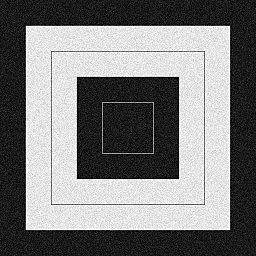
#> input picture img/gaussian_noise.jpg, 256 x 256 px, given in place of fish.jpg, which was not available
$ jupyter execute --allow-errors '201103 11주차, 12주차 - 기하학적 변환.ipynb'   (text cells are left out)
#> lines starting #> are read from the running program, lines starting #| are printed output that depends on the picture; after the words box and inside, x2 and y2 are one past the last pixel; in counts of white or black regions, pixels touching at a corner belong together; pictures that were not available may be replaced by others from this repository, and a replacement may not be noted
[cell 1]
import cv2
import numpy as np

img = cv2.imread('img/fish.jpg')
#> img is the input picture: shape (256, 256, 3); min 0, max 255, mean 122.3
rows, cols = img.shape[:2]
#> rows = 256; cols = 256

dx, dy = 100, 50

mtrx = np.float32([[1,0,dx], [0,1,dy]])

dst = cv2.warpAffine(img, mtrx, (cols+dx, rows+dy))

dst2 = cv2.warpAffine(img, mtrx, (cols+dx, rows+dy), None, \
                     cv2.INTER_LINEAR, cv2.BORDER_CONSTANT, (255,0,0))

dst3 = cv2.warpAffine(img, mtrx, (cols+dx, rows+dy), None, \
                     cv2.INTER_LINEAR, cv2.BORDER_REFLECT)

cv2.imshow('original', img)
cv2.imshow('trans', dst)
cv2.imshow('BORDER_CONSTANT', dst2)
cv2.imshow('BORDER_REFELECT', dst3)

cv2.waitKey(0)
cv2.destroyAllWindows()

[cell 2]
import cv2
import numpy as np

img = cv2.imread('img/fish.jpg')
height, width = img.shape[:2]
#> height = 256; width = 256

# 0.5배 축소
m_small = np.float32([[0.5,0,0],
                      [0,0.5,0]])

# 2배 확대
m_big = np.float32([[2,0,0],
                    [0,2,0]])

dst1 = cv2.warpAffine(img, m_small, (int(height*0.5), int(width*0.5)))
dst2 = cv2.warpAffine(img, m_big, (int(height*2), int(width*2)))
#> dst2: shape (512, 512, 3)

dst3 = cv2.warpAffine(img, m_small, (int(height*0.5), int(width*0.5)), None, cv2.INTER_AREA)
dst4 = cv2.warpAffine(img, m_big, (int(height*2), int(width*2)), None, cv2.INTER_CUBIC)

cv2.imshow('original', img)
cv2.imshow('small', dst1)
cv2.imshow('big', dst2)
cv2.imshow('INTER_AREA', dst3)
cv2.imshow('INTER_CUBIC', dst4)

cv2.waitKey(0)
cv2.destroyAllWindows()

[cell 3]
# cv2.resize 함수를 이용한 방법
import cv2
import numpy as np

img = cv2.imread('img/fish.jpg')
height, width = img.shape[:2]

# 크기 지정으로 축소 // 축소이므로 AREA
dst1 = cv2.resize(img, (int(height*0.5), int(width*0.5)), interpolation=cv2.INTER_AREA)

# 배율 지정으로 확대 // 확대이므로 CUBIC
dst2 = cv2.resize(img, None, None, 2, 2, interpolation=cv2.INTER_CUBIC)

cv2.imshow('original', img)
cv2.imshow('small', dst1)
cv2.imshow('big', dst2)

cv2.waitKey(0)
cv2.destroyAllWindows()

[cell 4]
import cv2
import numpy as np

img = cv2.imread('img/fish.jpg')
rows, cols = img.shape[:2]

d45 = 45.0 * np.pi / 180
d90 = 90.0 * np.pi / 180

# 회전한 결과를 이동하고 활용하기 위해 0 0 이 아닌 rows cols 를 활용
m45 = np.float32( [[np.cos(d45), -1*np.sin(d45), rows//2],
                    [np.sin(d45), np.cos(d45), -1*cols//4]])
m90 = np.float32( [[np.cos(d90), -1*np.sin(d90), rows],
                    [np.sin(d90), np.cos(d90), 0]])
#> m90 = [[6.12e-17, -1, 256], [1, 6.12e-17, 0]]

r45 = cv2.warpAffine(img, m45, (cols, rows))
r90 = cv2.warpAffine(img, m90, (rows, cols))

cv2.imshow('original', img)
cv2.imshow('45', r45)
cv2.imshow('90', r90)

cv2.waitKey(0)
cv2.destroyAllWindows()

[cell 5]
# cv2.getRotationMatrix2D() 함수로 돌리기!
import cv2
import numpy as np

img = cv2.imread('img/fish.jpg')
rows, cols = img.shape[:2]

m45 = cv2.getRotationMatrix2D((cols/2, rows/2), 45, 0.5)
m90 = cv2.getRotationMatrix2D((cols/2, rows/2), 90, 1.5)

img45 = cv2.warpAffine(img, m45, (cols, rows))
img90 = cv2.warpAffine(img, m90, (rows, cols))

cv2.imshow('original', img)
cv2.imshow('45', img45)
cv2.imshow('90', img90)

cv2.waitKey(0)
cv2.destroyAllWindows()

[cell 6]
import cv2
import numpy as np
#from matplotlib import pyplot as plt

file_name = 'img/fish.jpg'
img = cv2.imread(file_name)
rows, cols = img.shape[:2]

# ---① 변환 전, 후 각 3개의 좌표 생성
pts1 = np.float32([[100, 50], [200, 50], [100, 200]])
pts2 = np.float32([[80, 70], [210, 60], [250, 120]])

# ---② 변환 전 좌표를 이미지에 표시
cv2.circle(img, (100,50), 5, (255,0), -1)
#> img: shape (256, 256, 3); 0.12% of pixels changed, all inside (x1, y1, x2, y2) = (95, 45, 106, 56)
cv2.circle(img, (200,50), 5, (0,255,0), -1)
#> img: shape (256, 256, 3); mean B, G, R 122, 122, 121.7
cv2.circle(img, (100,200), 5, (0,0,255), -1)
#> img: shape (256, 256, 3); mean B, G, R 121.8, 121.8, 121.8

#---③ 짝지은 3개의 좌표로 변환 행렬 계산
# 기존 점에서 바뀐 점으로 변환 하는 매트릭스 구하는 함수
mtrx = cv2.getAffineTransform(pts1, pts2)
print(mtrx.shape)
print(mtrx)
#---④ 어핀 변환 적용
dst = cv2.warpAffine(img, mtrx, (int(cols*2), rows))
#> dst: shape (256, 512, 3)

#---⑤ 결과 출력
cv2.imshow('origin',img)
cv2.imshow('affin', dst)
cv2.waitKey(0)
cv2.destroyAllWindows()

[cell 7]
import cv2
import numpy as np

file_name = "img/fish.jpg"
img = cv2.imread(file_name)
rows, cols = img.shape[:2]

#---① 원근 변환 전 후 4개 좌표
pts1 = np.float32([[0,0], [0,rows], [cols, 0], [cols,rows]])
#> pts1 = [[0, 0], [0, 256], [256, 0], [256, 256]]
pts2 = np.float32([[100,50], [10,rows-50], [cols-100, 50], [cols-10,rows-50]])

#---② 변환 전 좌표를 원본 이미지에 표시
cv2.circle(img, (0,0), 10, (255,0,0), -1)
#> img: shape (256, 256, 3); 0.14% of pixels changed, all inside (x1, y1, x2, y2) = (0, 0, 11, 11)
cv2.circle(img, (0,rows), 10, (0,255,0), -1)
#> img: shape (256, 256, 3); mean B, G, R 122.5, 122.5, 122.2
cv2.circle(img, (cols,0), 10, (0,0,255), -1)
#> img: shape (256, 256, 3); mean B, G, R 122.5, 122.5, 122.5
cv2.circle(img, (cols,rows), 10, (0,255,255), -1)
#> img: shape (256, 256, 3); mean B, G, R 122.5, 122.7, 122.7

#---③ 원근 변환 행렬 계산
mtrx = cv2.getPerspectiveTransform(pts1, pts2)
#---④ 원근 변환 적용
dst = cv2.warpPerspective(img, mtrx, (cols, rows))
#> dst: shape (256, 256, 3)

cv2.imshow("origin", img)
cv2.imshow('perspective', dst)
cv2.waitKey(0)
cv2.destroyAllWindows()

[cell 8]
import cv2
import numpy as np

win_name = "scanning"
img = cv2.imread("img/paper.jpg")
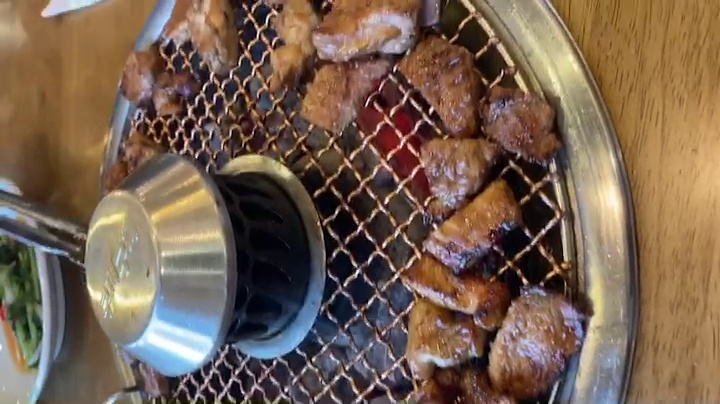
#> input picture img/photo.jpg, 720 x 404 px, given in place of paper.jpg, which was not available
#> img is the input picture: shape (404, 720, 3); mean B, G, R 80.5, 97.2, 118.9
rows, cols = img.shape[:2]
draw = img.copy()
pts_cnt = 0
pts = np.zeros((4,2), dtype=np.float32)

# [38 lines left out: function onMouse, not called in this run]
cv2.imshow(win_name, img)
cv2.setMouseCallback(win_name, onMouse)    # 마우스 콜백 함수를 GUI 윈도우에 등록 ---④
cv2.waitKey(0)
cv2.destroyAllWindows()

[cell 9]
import cv2
import numpy as np

img = cv2.imread("img/taekwonv1.jpg")
img2 = img.copy()
draw = img.copy()

# 변환 전,후 삼각형 좌표 ---①
pts1 = np.float32([[188,14], [85,202], [294,216]])
pts2 = np.float32([[128,40], [85,307], [306,167]])

# 각 삼각형을 완전히 감싸는 사각형 좌표 구하기 ---②
x1,y1,w1,h1 = cv2.boundingRect(pts1) # 좌상 좌표, w, h 로 계산!
x2,y2,w2,h2 = cv2.boundingRect(pts2) # 뭘 반환해??

# 사각형을 이용한 관심영역 설정 ---③
roi1 = img[y1:y1+h1, x1:x1+w1]
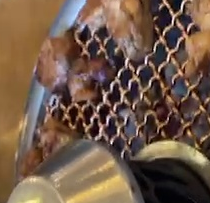
#> roi1: shape (203, 210, 3); mean B, G, R 73.1, 90, 113.9
roi2 = img2[y2:y2+h2, x2:x2+w2]

# 관심영역을 기준으로 좌표 계산 ---④
offset1 = np.zeros((3,2), dtype=np.float32)
offset2 = np.zeros((3,2), dtype=np.float32)
for i in range(3):
    offset1[i][0], offset1[i][1] = pts1[i][0]-x1, pts1[i][1]-y1
    offset2[i][0], offset2[i][1] = pts2[i][0]-x2, pts2[i][1]-y2

# 관심 영역을 주어진 삼각형 좌표로 어핀 변환 ---⑤
mtrx = cv2.getAffineTransform(offset1, offset2)
warped = cv2.warpAffine( roi1, mtrx, (w2, h2), None, \
                        cv2.INTER_LINEAR, cv2.BORDER_REFLECT_101)

# 어핀 변환 후 삼각형만 골라 내기 위한 마스크 생성 ---⑥
mask = np.zeros((h2, w2), dtype = np.uint8)
cv2.fillConvexPoly(mask, np.int32(offset2), (255))
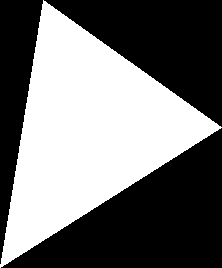
#> mask: shape (268, 222); 45.1% white; 1 white region, box (x1, y1, x2, y2) and area: (0, 0, 222, 268) 26828

# 삼각형 영역만 마스킹해서 합성 ---⑦
warped_masked = cv2.bitwise_and(warped, warped, mask=mask)
roi2_masked = cv2.bitwise_and(roi2, roi2, mask=cv2.bitwise_not(mask))
roi2_masked = roi2_masked + warped_masked
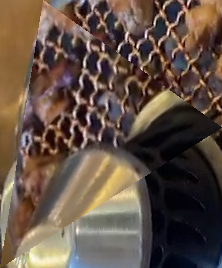
#> roi2_masked: shape (268, 222, 3); mean B, G, R 69.5, 81.1, 98.3
img2[y2:y2+h2, x2:x2+w2] = roi2_masked
#> img2: shape (404, 720, 3); 9.22% of pixels changed, all inside (x1, y1, x2, y2) = (85, 40, 307, 308)

# 관심 영역과 삼각형에 선 그려서 출력 ---⑧
cv2.rectangle(draw, (x1, y1), (x1+w1, y1+h1), (0,255,0), 1)
cv2.polylines(draw, [pts1.astype(np.int32)], True, (255,0,0), 1)
cv2.rectangle(img2, (x2, y2), (x2+w2, y2+h2), (0,255,0), 1)
#> img2: shape (404, 720, 3); mean B, G, R 78.5, 95.5, 116.3
cv2.imshow('origin', draw)
cv2.imshow('warped triangle', img2)
cv2.waitKey(0)
cv2.destroyAllWindows()

[cell 10]
import cv2
import numpy as np
import time

img = cv2.imread('img/girl.jpg')
#> (the rest of this cell did not finish here and is left out)

[cell 11]
import cv2
import numpy as np

l = 20      # 파장(wave length)
amp = 15    # 진폭(amplitude)

img = cv2.imread('img/taekwonv1.jpg')
rows, cols = img.shape[:2]

# 초기 매핑 배열 생성 ---①
mapy, mapx = np.indices((rows, cols),dtype=np.float32)

# sin, cos 함수를 적용한 변형 매핑 연산 ---②
sinx = mapx + amp * np.sin(mapy/l)
cosy = mapy + amp * np.cos(mapx/l)

# 영상 매핑 ---③

img_sinx=cv2.remap(img, sinx, mapy, cv2.INTER_LINEAR) # x축만 sin 곡선 적용
img_cosy=cv2.remap(img, mapx, cosy, cv2.INTER_LINEAR) # y축만 cos 곡선 적용
# x,y 축 모두 sin, cos 곡선 적용 및 외곽 영역 보정
img_both=cv2.remap(img, sinx, cosy, cv2.INTER_LINEAR, \
                    None, cv2.BORDER_REPLICATE)
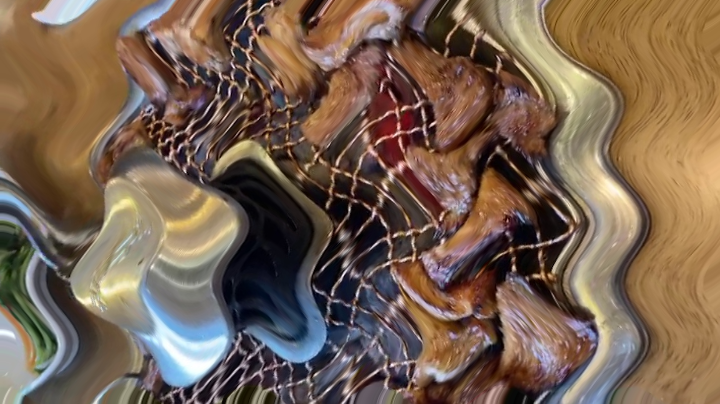
#> img_both: shape (404, 720, 3); mean B, G, R 81.3, 98.2, 119.6
# 결과 출력
cv2.imshow('origin', img)
cv2.imshow('sin x', img_sinx)
cv2.imshow('cos y', img_cosy)
cv2.imshow('sin cos', img_both)

cv2.waitKey()
cv2.destroyAllWindows()

[cell 12]
import cv2
import numpy as np

img = cv2.imread('img/taekwonv1.jpg')
print(img.shape)
#| (404, 720, 3)
rows, cols = img.shape[:2]

# ---① 설정 값 셋팅
exp = 2       # 볼록, 오목 지수 (오목 : 0.1 ~ 1, 볼록 : 1.1~)
scale = 1           # 변환 영역 크기 (0 ~ 1)

# 매핑 배열 생성 ---②
mapy, mapx = np.indices((rows, cols),dtype=np.float32)

# 좌상단 기준좌표에서 -1~1로 정규화된 중심점 기준 좌표로 변경 ---③
mapx = 2*mapx/(cols-1)-1
mapy = 2*mapy/(rows-1)-1

# 직교좌표를 극 좌표로 변환 ---④
r, theta = cv2.cartToPolar(mapx, mapy)
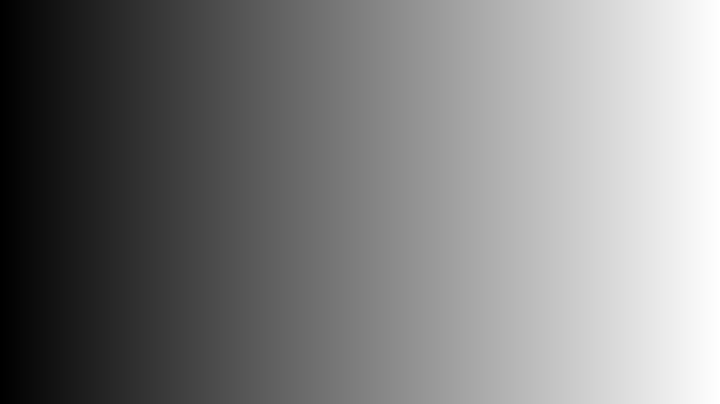
#> mapx: shape (404, 720) float32; min -1, max 1, mean -2.91e-09; drawn with min black and max white

# 왜곡 영역만 중심확대/축소 지수 적용 ---⑤
r[r< scale] = r[r<scale] **exp
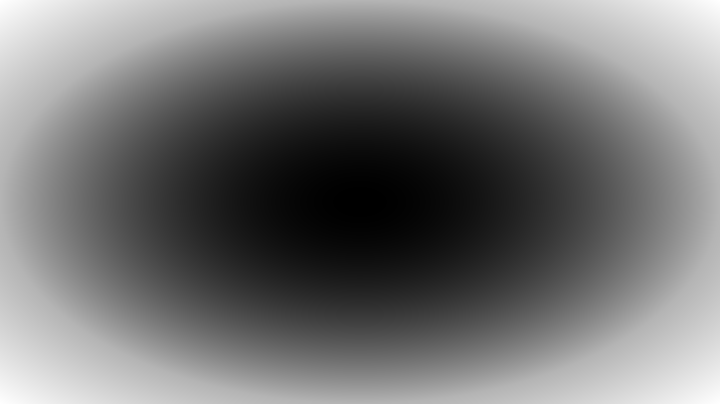
#> r: shape (404, 720) float32; min 8.09e-06, max 1.41, mean 0.636; drawn with min black and max white

# 극 좌표를 직교좌표로 변환 ---⑥
mapx, mapy = cv2.polarToCart(r, theta)

# 중심점 기준에서 좌상단 기준으로 변경 ---⑦
mapx = (mapx + 1)*(cols-1)/2
mapy = (mapy + 1)*(rows-1)/2
# 재매핑 변환
distorted = cv2.remap(img,mapx,mapy,cv2.INTER_LINEAR)
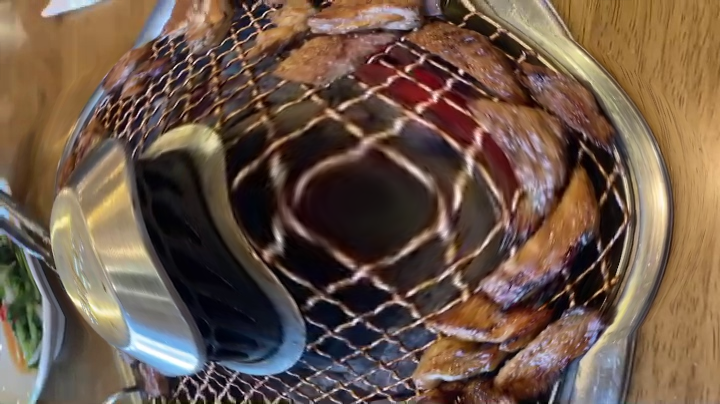
#> distorted: shape (404, 720, 3); mean B, G, R 72.3, 86.9, 108.3
#> `convex = cv2.remap(frame,map_convex_x,map_convex_y,cv2.INTER_LINEAR)`:
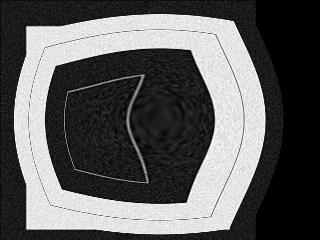
#> convex: shape (240, 320, 3); min 0, max 255, mean 92.5
#> `concave = cv2.remap(frame,map_concave_x,map_concave_y,cv2.INTER_LINEAR)`:
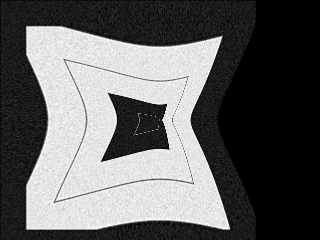
#> concave: shape (240, 320, 3); min 0, max 255, mean 97.5

cv2.imshow('origin', img)
cv2.imshow('distorted', distorted)
cv2.waitKey()
cv2.destroyAllWindows()

[cell 13]
import cv2
import numpy as np

win_title = 'Liquify'   # 창 이름
half = 50               # 관심 영역 절반 크기
isDragging = False      # 드래그 여부 플래그

# 리퀴파이 함수
# [63 lines left out: functions liquify, onMouse, not called in this run]

#> (the rest of this cell did not finish here and is left out)

[cell 14]
import cv2
import numpy as np

cap = cv2.VideoCapture(0)
cap.set(cv2.CAP_PROP_FRAME_WIDTH, 320)
cap.set(cv2.CAP_PROP_FRAME_HEIGHT, 240)
rows, cols = 240, 320
map_y, map_x = np.indices((rows, cols), dtype=np.float32)

# 거울 왜곡 효과
map_mirrorh_x,map_mirrorh_y = map_x.copy(), map_y.copy()
map_mirrorv_x,map_mirrorv_y = map_x.copy(), map_y.copy()
## 좌우 대칭 거울 좌표 연산
map_mirrorh_x[: , cols//2:] = cols - map_mirrorh_x[:, cols//2:]-1
## 상하 대칭 거울 좌표 연산
map_mirrorv_y[rows//2:, :] = rows - map_mirrorv_y[rows//2:, :]-1

# 물결 효과
map_wave_x, map_wave_y = map_x.copy(), map_y.copy()
map_wave_x = map_wave_x + 15*np.sin(map_y/20)
map_wave_y = map_wave_y + 15*np.sin(map_x/20)


# 렌즈 효과
## 렌즈 효과, 중심점 이동
map_lenz_x = 2*map_x/(cols-1)-1
map_lenz_y = 2*map_y/(rows-1)-1
## 렌즈 효과, 극좌표 변환
r, theta = cv2.cartToPolar(map_lenz_x, map_lenz_y)
r_convex = r.copy()
r_concave = r
## 볼록 렌즈 효과 매핑 좌표 연산
r_convex[r< 1] = r_convex[r<1] **2
print(r.shape, r_convex[r<1].shape)
## 오목 렌즈 효과 매핑 좌표 연산
r_concave[r< 1] = r_concave[r<1] **0.5
## 렌즈 효과, 직교 좌표 복원
map_convex_x, map_convex_y = cv2.polarToCart(r_convex, theta)
map_concave_x, map_concave_y = cv2.polarToCart(r_concave, theta)
## 렌즈 효과, 좌상단 좌표 복원
map_convex_x = ((map_convex_x + 1)*cols-1)/2
map_convex_y = ((map_convex_y + 1)*rows-1)/2
map_concave_x = ((map_concave_x + 1)*cols-1)/2
map_concave_y = ((map_concave_y + 1)*rows-1)/2

#> (the rest of this cell did not finish here and is left out)
